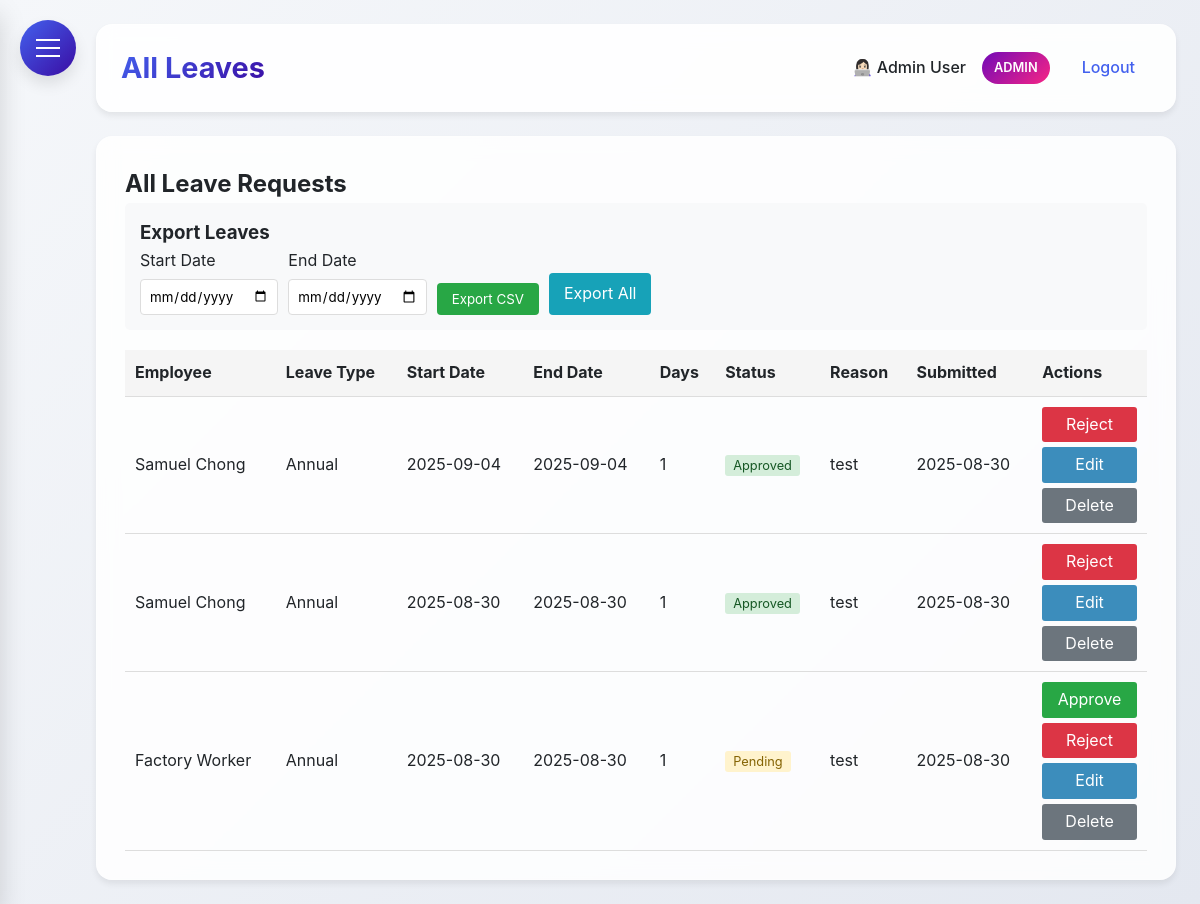
Page /all_leaves (signed in) on the earlier database version.
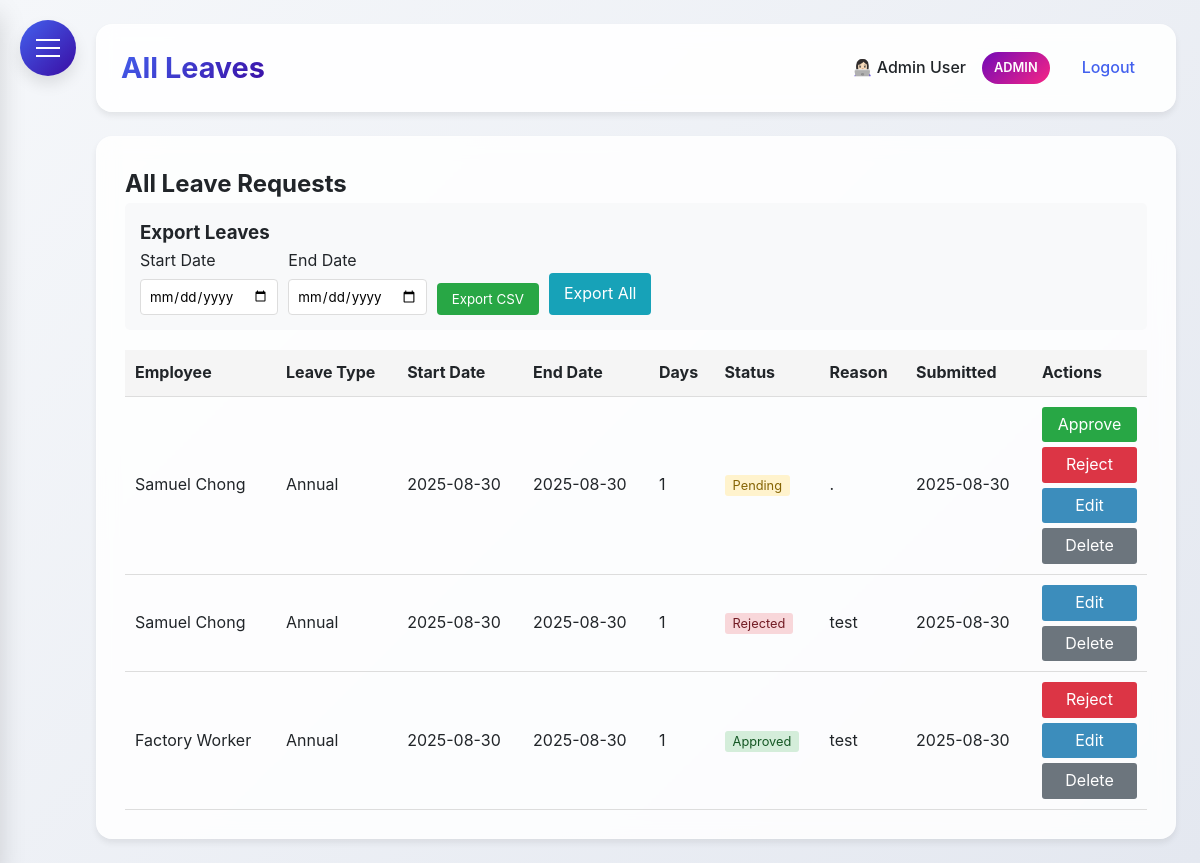
Same page on the later database version.
### HerculesSystem.py (models this page shows, shortened)
class Employee(UserMixin, db.Model):
    id = db.Column(db.Integer, primary_key=True)
    username = db.Column(db.String(80), unique=True, nullable=False)
    password = db.Column(db.String(120), nullable=False)
    full_name = db.Column(db.String(120), nullable=False)
    email = db.Column(db.String(120), unique=True, nullable=False)
    department = db.Column(db.String(80))
    position = db.Column(db.String(80))
    hire_date = db.Column(db.Date)
    is_admin = db.Column(db.Boolean, default=False)
    user_type = db.Column(db.String(20), default='employee')  # admin, supervisor, office, factory

class LeaveRequest(db.Model):
    id = db.Column(db.Integer, primary_key=True)
    employee_id = db.Column(db.Integer, db.ForeignKey('employee.id'), nullable=False)
    start_date = db.Column(db.Date, nullable=False)
    end_date = db.Column(db.Date, nullable=False)
    leave_type = db.Column(db.String(50), nullable=False)
    compassionate_type = db.Column(db.String(50))  # For compassionate leave sub-type
    reason = db.Column(db.Text)
    attachment_filename = db.Column(db.String(255))  # Store filename
    status = db.Column(db.String(20), default='pending')
    days_requested = db.Column(db.Integer, nullable=False)
    created_at = db.Column(db.DateTime, default=datetime.utcnow)
    approved_at = db.Column(db.DateTime)
    employee = db.relationship('Employee', backref=db.backref('leave_requests', lazy=True))

### HerculesSystem.py (the view)
@app.route('/all_leaves')
@login_required
def all_leaves():
    if current_user.user_type not in ['admin', 'supervisor']:
        flash('You do not have permission to view all leaves.', 'danger')
        return redirect(url_for('leaves'))
    all_requests = LeaveRequest.query.order_by(LeaveRequest.created_at.desc()).all()
    return render_template('all_leaves.html', all_requests=all_requests)

### HerculesSystem.py (called while the page is built)
@login_manager.user_loader
def load_user(user_id):
    return db.session.get(Employee, int(user_id))

@app.context_processor
def inject_now():
    return {'now': datetime.utcnow()}

@app.before_request
def before_request():
    if request.url.startswith('https://'):
        new_url = request.url.replace('https://', 'http://', 1)
        return redirect(new_url, code=301)

### templates/all_leaves.html (shortened to what this page needs)
{% extends "base.html" %}
{% block content %}
<h2>All Leave Requests</h2>
<div style="background: #f8f9fa; padding: 15px; border-radius: 5px; margin-bottom: 20px;">
    <h3>Export Leaves</h3>
    <form method="GET" action="{{ url_for('export_leaves') }}">
        <div style="display: flex; gap: 10px; align-items: center; flex-wrap: wrap;">
            <div>
                <label for="start_date" style="display: block; margin-bottom: 5px;">Start Date</label>
                <input type="date" id="start_date" name="start_date" style="padding: 8px; border: 1px solid #ddd; border-radius: 4px;">
            </div>
            <div>
                <label for="end_date" style="display: block; margin-bottom: 5px;">End Date</label>
                <input type="date" id="end_date" name="end_date" style="padding: 8px; border: 1px solid #ddd; border-radius: 4px;">
            </div>
            <div style="align-self: end;">
                <button type="submit" style="background: #28a745; color: white; padding: 8px 15px; border: none; border-radius: 4px; cursor: pointer;">
                    Export CSV
                </button>
            </div>
            <div style="align-self: end;">
                <a href="{{ url_for('export_leaves') }}" style="background: #17a2b8; color: white; padding: 8px 15px; border: none; border-radius: 4px; text-decoration: none; display: inline-block;">
                    Export All
                </a>
            </div>
        </div>
    </form>
</div>
{% if all_requests %}
<table style="width: 100%; border-collapse: collapse; margin-top: 20px;">
    <thead>
        <tr style="background: #f5f5f5;">
            <th style="padding: 10px; text-align: left; border-bottom: 1px solid #ddd;">Employee</th>
            <th style="padding: 10px; text-align: left; border-bottom: 1px solid #ddd;">Leave Type</th>
            <th style="padding: 10px; text-align: left; border-bottom: 1px solid #ddd;">Start Date</th>
            <th style="padding: 10px; text-align: left; border-bottom: 1px solid #ddd;">End Date</th>
            <th style="padding: 10px; text-align: left; border-bottom: 1px solid #ddd;">Days</th>
            <th style="padding: 10px; text-align: left; border-bottom: 1px solid #ddd;">Status</th>
            <th style="padding: 10px; text-align: left; border-bottom: 1px solid #ddd;">Reason</th>
            <th style="padding: 10px; text-align: left; border-bottom: 1px solid #ddd;">Submitted</th>
            <th style="padding: 10px; text-align: left; border-bottom: 1px solid #ddd;">Actions</th>
        </tr>
    </thead>
    <tbody>
        {% for request in all_requests %}
        <tr>
            <td style="padding: 10px; border-bottom: 1px solid #ddd;">{{ request.employee.full_name }}</td>
            <td style="padding: 10px; border-bottom: 1px solid #ddd;">
                {{ request.leave_type|title }}
            </td>
            <td style="padding: 10px; border-bottom: 1px solid #ddd;">{{ request.start_date.strftime('%Y-%m-%d') }}</td>
            <td style="padding: 10px; border-bottom: 1px solid #ddd;">{{ request.end_date.strftime('%Y-%m-%d') }}</td>
            <td style="padding: 10px; border-bottom: 1px solid #ddd;">{{ request.days_requested }}</td>
            <td style="padding: 10px; border-bottom: 1px solid #ddd;">
                <span style="
                    padding: 3px 8px;
                    border-radius: 3px;
                    font-size: 0.8rem;
                    {% if request.status == 'approved' %}
                        background: #d4edda; color: #155724;
                    {% elif request.status == 'rejected' %}
                        background: #f8d7da; color: #721c24;
                    {% else %}
                        background: #fff3cd; color: #856404;
                    {% endif %}
                ">
                    {{ request.status|title }}
                </span>
            </td>
            <td style="padding: 10px; border-bottom: 1px solid #ddd;">{{ request.reason|truncate(30) }}</td>
            <td style="padding: 10px; border-bottom: 1px solid #ddd;">{{ request.created_at.strftime('%Y-%m-%d') }}</td>
            <td style="padding: 10px; border-bottom: 1px solid #ddd;">
                <div style="display: flex; flex-direction: column; gap: 5px;">
                    {% if request.status == 'pending' %}
                    <a href="{{ url_for('approve_leave', request_id=request.id) }}"
                       style="background: #28a745; color: white; padding: 5px 10px; border-radius: 3px; text-decoration: none; text-align: center;">
                        Approve
                    </a>
                    <a href="{{ url_for('reject_leave', request_id=request.id) }}"
                       style="background: #dc3545; color: white; padding: 5px 10px; border-radius: 3px; text-decoration: none; text-align: center;">
                        Reject
                    </a>
                    {% elif request.status == 'approved' %}
                    <a href="{{ url_for('reject_approved_leave', request_id=request.id) }}"
                       style="background: #dc3545; color: white; padding: 5px 10px; border-radius: 3px; text-decoration: none; text-align: center;"
                       onclick="return confirm('Are you sure you want to reject this approved leave? An email will be sent to the employee.')">
                        Reject
                    </a>
                    {% endif %}
                    <a href="{{ url_for('admin_edit_leave', request_id=request.id) }}"
                       style="background: #3c8dbc; color: white; padding: 5px 10px; border-radius: 3px; text-decoration: none; text-align: center;">
                        Edit
                    </a>
                    <a href="{{ url_for('admin_delete_leave', request_id=request.id) }}"
                       style="background: #6c757d; color: white; padding: 5px 10px; border-radius: 3px; text-decoration: none; text-align: center;"
                       onclick="return confirm('Are you sure you want to delete this leave request? This action cannot be undone.')">
                        Delete
                    </a>
                </div>
            </td>
        </tr>
        {% endfor %}
    </tbody>
</table>
{% else %}
<p>No leave requests found.</p>
{% endif %}
{% endblock %}

### templates/base.html (shortened to what this page needs)
<!DOCTYPE html>
<html lang="en">
<head>
</head>
<body>
    <div class="hamburger-menu" id="hamburgerMenu">
        <span></span>
    </div>
    <div class="main-content" id="mainContent">
        <div class="header">
            <h1>{% block header %}Hercules HR{% endblock %}</h1>
            <div class="user-info">
                {% if current_user.is_authenticated %}
                <span>👩🏻‍💻 {{ current_user.full_name }}</span>
                {% if current_user.user_type == 'admin' %}
                <span class="admin-badge">ADMIN</span>
                {% endif %}
                <a href="{{ url_for('logout') }}">Logout</a>
                {% else %}
                <a href="{{ url_for('login') }}">Login</a>
                {% endif %}
            </div>
        </div>
        <div class="content">
            {% block content %}{% endblock %}
        </div>
    </div>
</body>
</html>

### templates/base.html (style rules this page uses)
:root { --primary: #4361ee; --secondary: #3a0ca3; --accent: #7209b7; --success: #4cc9f0; --danger: #f72585; --warning: #fca311; --info: #4895ef; --light: #f8f9fa; --dark: #212529; --gray: #6c757d; --gradient-primary: linear-gradient(135deg, #4361ee, #3a0ca3); --gradient-accent: linear-gradient(135deg, #7209b7, #f72585); --shadow-sm: 0 4px 6px rgba(0, 0, 0, 0.07); --shadow-md: 0 8px 15px rgba(0, 0, 0, 0.1); --shadow-lg: 0 15px 25px rgba(0, 0, 0, 0.15); --border-radius: 12px; --border-radius-lg: 16px; --border-radius-xl: 20px; }
* { margin: 0; padding: 0; box-sizing: border-box; font-family: 'Inter', 'Segoe UI', system-ui, -apple-system, sans-serif; }
body { display: flex; min-height: 100vh; background: linear-gradient(135deg, #f5f7fa 0%, #e4e8f0 100%); color: var(--dark); line-height: 1.6; }
.hamburger-menu { position: fixed; top: 20px; left: 20px; z-index: 1000; cursor: pointer; background: var(--gradient-primary); border-radius: 50%; width: 56px; height: 56px; display: flex; align-items: center; justify-content: center; box-shadow: var(--shadow-md); transition: all 0.3s ease; }
.hamburger-menu span { display: block; width: 24px; height: 2px; background: #fff; position: relative; transition: all 0.3s cubic-bezier(0.4, 0, 0.2, 1); }
.hamburger-menu span:before, .hamburger-menu span:after { content: ''; position: absolute; width: 24px; height: 2px; background: #fff; transition: all 0.3s cubic-bezier(0.4, 0, 0.2, 1); }
.hamburger-menu span:before { top: -8px; }
.hamburger-menu span:after { top: 8px; }
.main-content { flex: 1; padding: 24px; margin-left: 0; transition: margin-left 0.3s cubic-bezier(0.4, 0, 0.2, 1); padding-left: 96px; }
.header { background: rgba(255, 255, 255, 0.9); backdrop-filter: blur(10px); padding: 20px 24px; border-radius: var(--border-radius-lg); box-shadow: var(--shadow-sm); display: flex; justify-content: space-between; align-items: center; margin-bottom: 24px; border: 1px solid rgba(255, 255, 255, 0.2); }
.header h1 { font-size: 1.8rem; font-weight: 700; background: var(--gradient-primary); -webkit-background-clip: text; background-clip: text; color: transparent; }
.user-info { display: flex; align-items: center; gap: 16px; }
.user-info span { color: var(--dark); font-weight: 500; }
.user-info .admin-badge { background: var(--gradient-accent); color: white; padding: 6px 12px; border-radius: 20px; font-size: 0.8rem; font-weight: 600; }
.user-info a { color: var(--primary); text-decoration: none; font-weight: 500; transition: all 0.2s ease; padding: 8px 16px; border-radius: 8px; }
.content { background: rgba(255, 255, 255, 0.85); backdrop-filter: blur(10px); padding: 28px; border-radius: var(--border-radius-lg); box-shadow: var(--shadow-sm); border: 1px solid rgba(255, 255, 255, 0.2); }
.content { animation: fadeIn 0.4s ease-out; }

Differences in the rows shown:
removed LeaveRequest: employee.full_name "Samuel Chong", leave_type "Annual", start_date "2025-09-04", end_date "2025-09-04", days_requested "1", status "Approved", reason "test", created_at "2025-08-30"
added LeaveRequest: employee.full_name "Samuel Chong", leave_type "Annual", start_date "2025-08-30", end_date "2025-08-30", days_requested "1", status "Pending", reason ".", created_at "2025-08-30"
changed LeaveRequest: status "Approved" → "Rejected"; no longer shows "Reject"
changed LeaveRequest "Factory Worker": status "Pending" → "Approved"; no longer shows "Approve"
